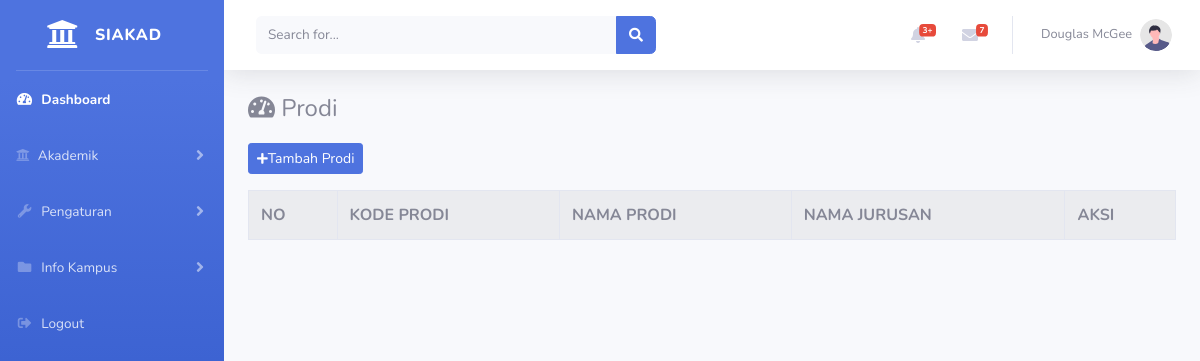
Page /index.php/administrator/prodi on the earlier database version.
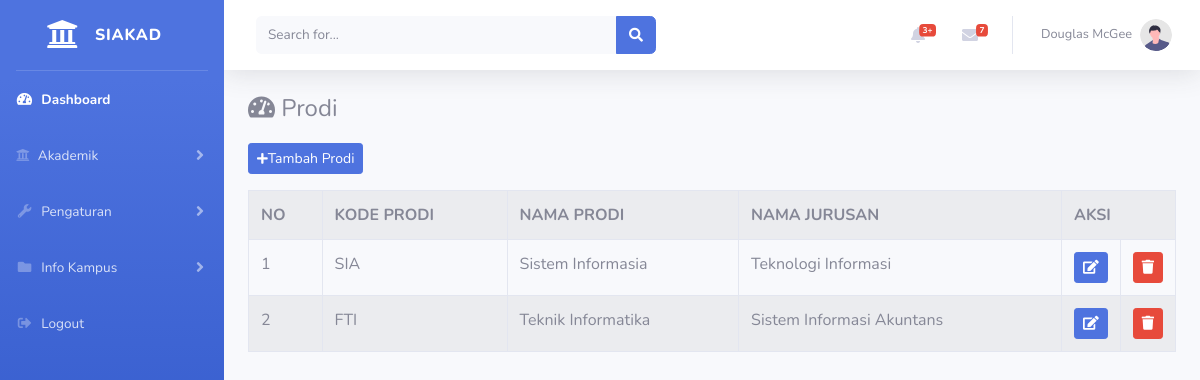
Same page on the later database version.
### tables this page shows
CREATE TABLE `prodi` (
  `id_prodi` int(11) NOT NULL,
  `kode_prodi` varchar(20) NOT NULL,
  `nama_prodi` varchar(25) NOT NULL,
  `nama_jurusan` varchar(25) NOT NULL
);

### application/controllers/administrator/prodi.php (called while the page is built, shortened)
<?php
class Prodi extends CI_Controller{
	public function index(){
		$data['prodi'] = $this->prodi_model->tampil_data('prodi')->result();
		$this->load->view('templates_administrator/header');
		$this->load->view('templates_administrator/sidebar');
		$this->load->view('administrator/prodi', $data);
		$this->load->view('templates_administrator/footer');
	}
}

### index.php (called while the page is built, shortened)
<?php
require_once BASEPATH.'core/CodeIgniter.php';

### application/models/prodi_model.php (called while the page is built, shortened)
<?php
class Prodi_model extends CI_Model{
	public function tampil_data($table){
		return $this->db->get($table);
	}
}

### application/views/administrator/prodi.php (the view, shortened to what this page needs)
<div class="container-fluid">
	<h4>
        <i class="fas fa-tachometer-alt mb-3"></i> Prodi
    </h4>
    <a href="<?= base_url('administrator/prodi/tambah_prodi') ?>" class="btn btn-sm btn-primary mb-3"><i class="fas fa-sm fa-plus"></i>Tambah Prodi</a>
	<table class="table table-bordered table-striped table-hover">
		<tr>
			<th>NO</th>
			<th>KODE PRODI</th>
			<th>NAMA PRODI</th>
			<th>NAMA JURUSAN</th>
			<th colspan="2">AKSI</th>
		</tr>
		<?php
		$i = 1;
		foreach($prodi as $prd) : ?>
		<tr>
			<td><?= $i++ ?></td>
			<td><?= $prd->kode_prodi ?></td>
			<td><?= $prd->nama_prodi ?></td>
			<td><?= $prd->nama_jurusan ?></td>
			<td width="20px">
    			<a href="<?= base_url('administrator/prodi/update/').$prd->id_prodi ?>" class="btn btn-sm btn-primary"><i class="fa fa-edit"></i></a>
    		</td>
    		<td width="20px">
    			<a href="<?= base_url('administrator/prodi/delete/').$prd->id_prodi ?>" class="btn btn-sm btn-danger"><i class="fa fa-trash"></i></a>
    		</td>
		</tr>
		<?php endforeach; ?>
	</table>
</div>

Differences in the rows shown:
added prodi: kode_prodi "SIA", nama_prodi "Sistem Informasia", nama_jurusan "Teknologi Informasi"
added prodi: kode_prodi "FTI", nama_prodi "Teknik Informatika", nama_jurusan "Sistem Informasi Akuntans"
